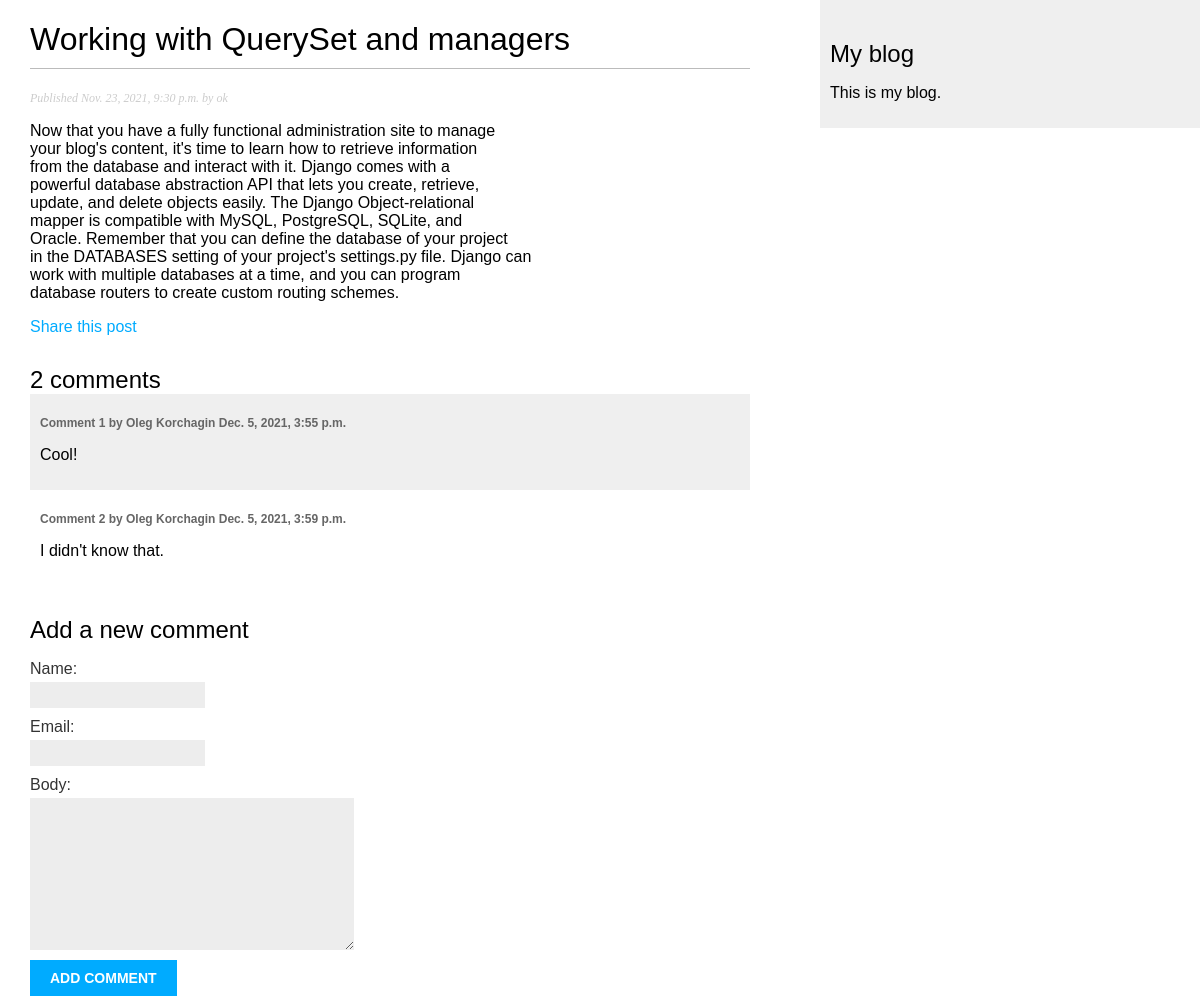
The app's page /blog/2021/11/23/working-with-queryset-and-managers/ with its own data.
### blog/models.py (models this page shows, shortened)
class Post(models.Model):
    STATUS_CHOICES = (
        ('draft', 'Draft'),
        ('published', 'Published'),
    )
    title = models.CharField(max_length=250)
    slug = models.SlugField(max_length=250,
                            unique_for_date='publish')
    author = models.ForeignKey(User,
                               on_delete=models.CASCADE,
                               related_name='blog_posts')
    body = models.TextField()
    publish = models.DateTimeField(default=timezone.now)
    created = models.DateTimeField(auto_now_add=True)
    updated = models.DateTimeField(auto_now=True)
    status = models.CharField(max_length=10,
                              choices=STATUS_CHOICES,
                              default='draft')
    objects = models.Manager() # The default manager.
    published = PublishedManager() # Our custom manager.
    class Meta:
        ordering = ('-publish',)

class Comment(models.Model):
    post = models.ForeignKey(Post,
                             on_delete=models.CASCADE,
                             related_name='comments')
    name = models.CharField(max_length=80)
    email = models.EmailField()
    body = models.TextField()
    created = models.DateTimeField(auto_now_add=True)
    updated = models.DateTimeField(auto_now=True)
    active = models.BooleanField(default=True)
    class Meta:
        ordering = ('created',)

### blog/views.py (the view)
# urls.py: path('<int:year>/<int:month>/<int:day>/<slug:post>/', views.post_detail, name='post_detail'),
def post_detail(request, year, month, day, post):
    post = get_object_or_404(
        Post,
        slug=post,
        status='published',
        publish__year=year,
        publish__month=month,
        publish__day=day)
    comments = post.comments.filter(active=True)
    new_comment = None
    if request.method == 'POST':
        comment_form = CommentForm(data=request.POST)
        if comment_form.is_valid():
            new_comment = comment_form.save(commit=False)
            new_comment.post = post
            new_comment.save()
    else:
        comment_form = CommentForm()
    return render(request,
                  'blog/post/detail.html',
                  {'post': post,
                   'comments': comments,
                   'new_comment': new_comment,
                   'comment_form': comment_form})

### blog/forms.py
class CommentForm(forms.ModelForm):
    class Meta:
        model = Comment
        fields = ('name', 'email', 'body')

### blog/templates/blog/post/detail.html (shortened to what this page needs)
{% extends "blog/base.html" %}
{% block content %}
  <h1>{{ post.title }}</h1>
  <p class="date">
    Published {{ post.publish }} by {{ post.author }}
  </p>
  {{ post.body|linebreaks }}
  <p>
    <a href="{% url "blog:post_share" post.id %}">Share this post</a>
  </p>
  {% with comments.count as total_comments %}
  <h2>
    {{ total_comments }} comment{{ total_comments|pluralize }}
  </h2>
  {% endwith %}
  {% for comment in comments %}
  <div class="comment">
    <p class="info">
      Comment {{ forloop.counter }} by {{ comment.name }}
      {{ comment.created }}
    </p>
    {{ comment.body|linebreaks }}
  </div>
  {% empty %}
  <p>There are no comments yet.</p>
  {% endfor %}
  {% if new_comment %}
  <h2>Your comment has been added.</h2>
  {% else %}
  <h2>Add a new comment</h2>
  <form action="." method="post">
    {{ comment_form.as_p }}
    <p><input type="submit" value="Add comment"></p>
  </form>
  {% endif %}
{% endblock %}

### blog/static/css/blog.css (style rules this page uses)
body { margin:0; padding:0; font-family:helvetica, sans-serif; }
a { color:#00abff; text-decoration:none; }
h1 { font-weight:normal; border-bottom:1px solid #bbb; padding:0 0 10px 0; }
h2 { font-weight:normal; margin:30px 0 0; }
p.date { color:#ccc; font-family: georgia, serif; font-size: 12px; font-style: italic; }
label { float:left; clear:both; color:#333; margin-bottom:4px; }
input, textarea { clear:both; float:left; margin:0 0 10px; background:#ededed; border:0; padding:6px 10px; font-size:12px; }
input[type=submit] { font-weight:bold; background:#00abff; color:#fff; padding:10px 20px; font-size:14px; text-transform:uppercase; }
.comment { padding:10px; }
.comment:nth-child(even) { background:#efefef; }
.comment .info { font-weight:bold; font-size:12px; color:#666; }

### records on screen
Post: title "Working with QuerySet and managers", publish "Nov. 23, 2021, 9:30 p.m.", author "ok", body "Now that you have a fully functional administration site to manage your blog's content, it's time to learn how to retrieve information from the database and interact with it. Django comes with a powerful database abstraction API that lets you create, retrieve, update, and delete objects easily. The Django Object-relational mapper is compatible with MySQL, PostgreSQL, SQLite, and Oracle. Remember that you can define the database of your project in the DATABASES setting of your project's settings.py file. Django can work with multiple databases at a time, and you can program database routers to create custom routing schemes."
Comment: name "Oleg Korchagin", created "Dec. 5, 2021, 3:55 p.m.", body "Cool!"
Comment: name "Oleg Korchagin", created "Dec. 5, 2021, 3:59 p.m.", body "I didn't know that."

### other values on screen
{{ total_comments }} "2"
